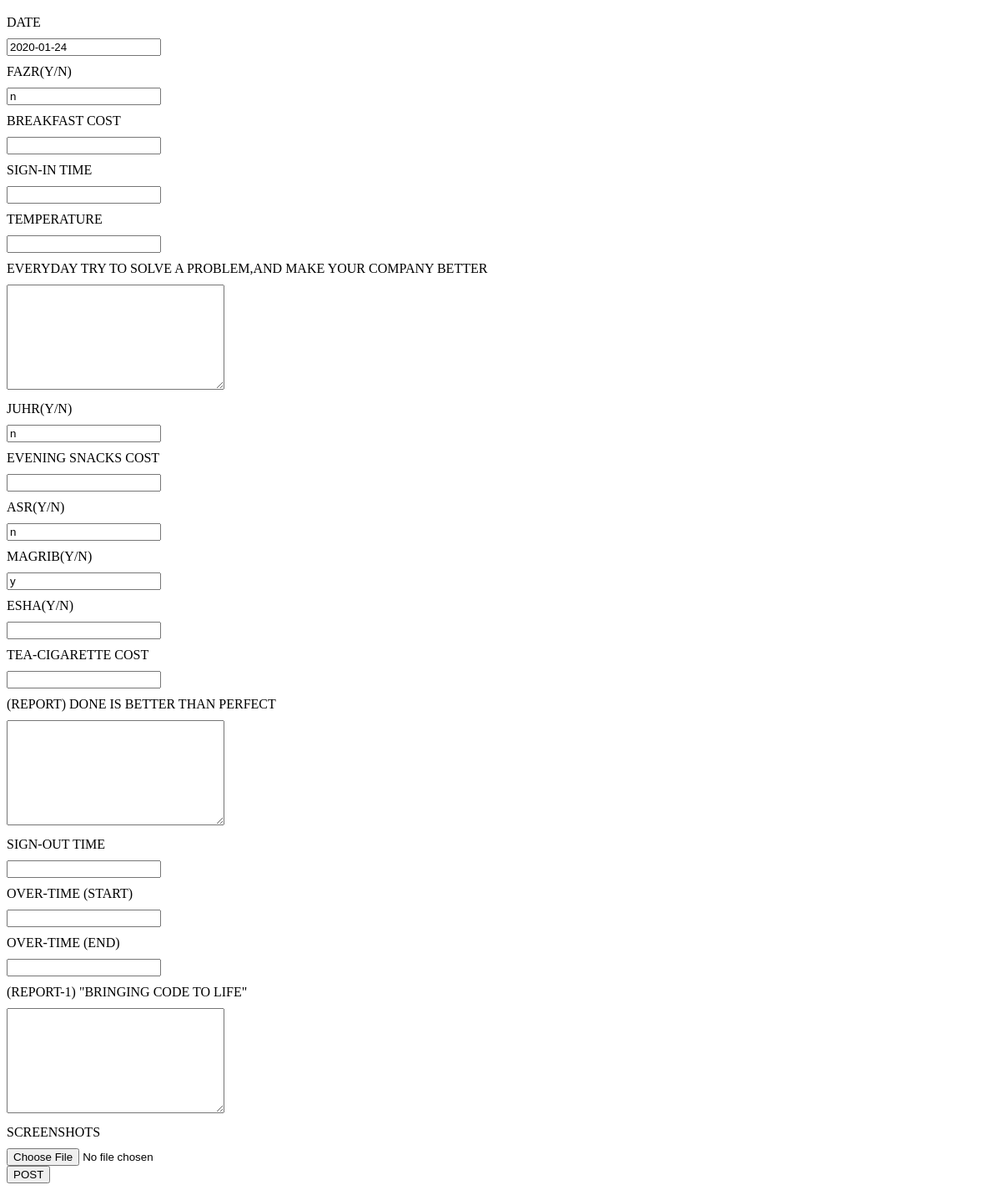
The app's page /edit-form.php?subject=71, older data.
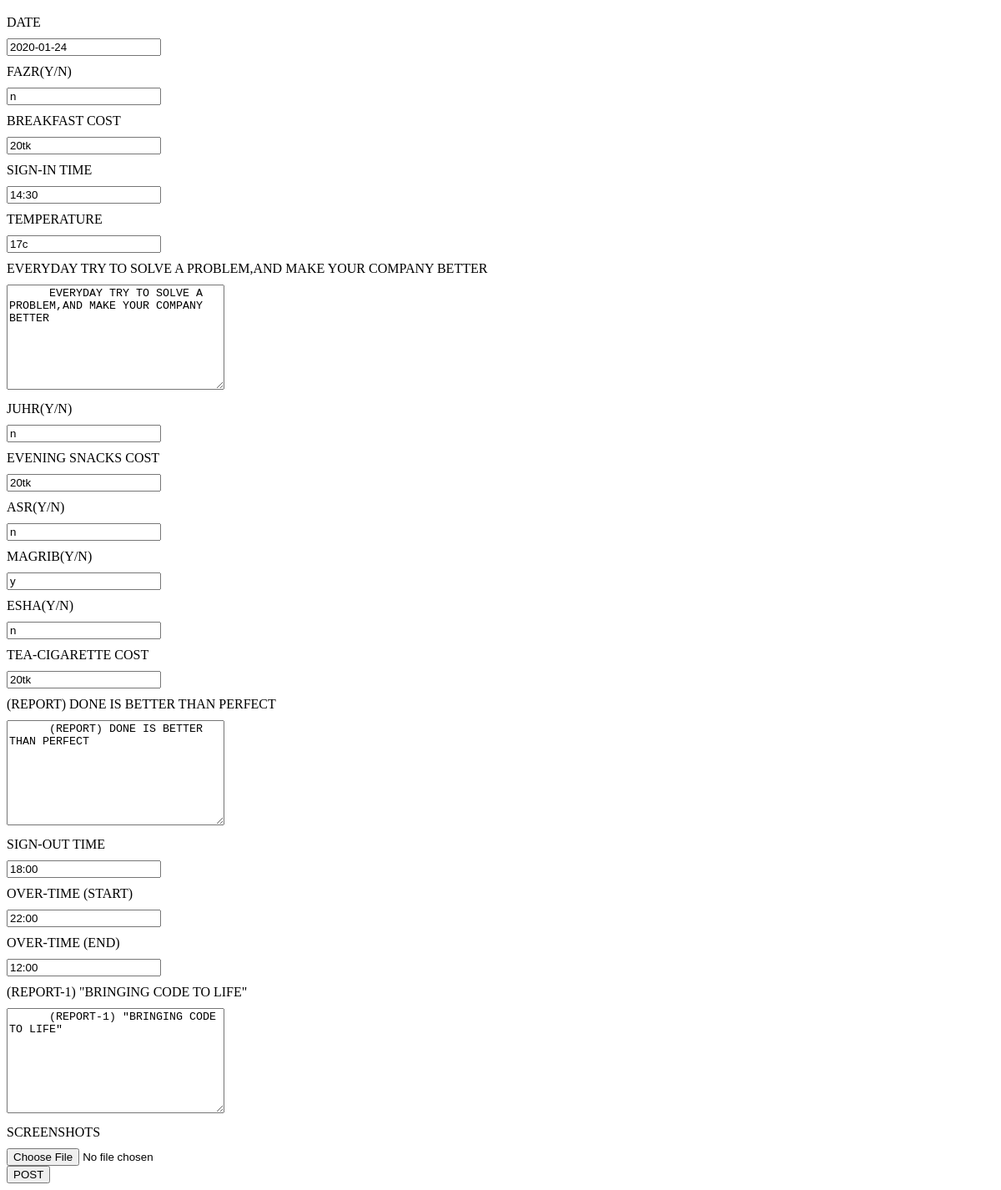
The same page, newer data.
### tables this page shows
CREATE TABLE `december` (
  `sl` int(100) NOT NULL,
  `dc_date` date NOT NULL,
  `fazr` varchar(100) NOT NULL,
  `breakfastcost` varchar(100) NOT NULL,
  `signintime` varchar(100) NOT NULL,
  `temperature` varchar(100) NOT NULL,
  `problem` varchar(300) NOT NULL,
  `juhr` varchar(100) NOT NULL,
  `snackscost` varchar(100) NOT NULL,
  `asr` varchar(100) NOT NULL,
  `magrib` varchar(100) NOT NULL,
  `esha` varchar(100) NOT NULL,
  `tea` varchar(100) NOT NULL,
  `report` varchar(500) NOT NULL,
  `signout` varchar(100) NOT NULL,
  `overstart` varchar(100) NOT NULL,
  `overend` varchar(100) NOT NULL,
  `report1` varchar(500) NOT NULL,
  `image` varchar(100) NOT NULL
);

### edit-form.php (the view, shortened to what this page needs)
<?php
$sl= $_GET['subject'];
$conn= mysqli_connect('localhost','root','','my-excel');
$sql = "SELECT * FROM december WHERE sl=$sl";
$data=mysqli_query($conn,$sql);
$tukra=mysqli_fetch_array($data);
?>
 <!DOCTYPE html>
 <html lang="en">
 <head>
   <link rel="stylesheet" href="css/form.css">
 </head>
 <body>
   <div class="form">
   <form action="update.php?res=<?php echo $sl; ?>" method="post" enctype="multipart/form-data">
     <label for="date">DATE</label>
     <input name="date" type="text" value="<?php echo $tukra['dc_date']; ?>">
     <label for="fazr">FAZR(Y/N)</label>
     <input name="fazr" type="text" value="<?php echo $tukra['fazr']; ?>">
     <label for="breakfast-cost">BREAKFAST COST</label>
     <input name="breakfast-cost" type="text" value="<?php echo $tukra['breakfastcost']?>"></input>
     <label for="signin-time">SIGN-IN TIME</label>
     <input name="signin-time" type="text" value="<?php echo $tukra['signintime']?>">
     <label for="temperature">TEMPERATURE</label>
     <input name="temperature" type="text" value="<?php echo $tukra['temperature']?>">
     <label for="everyday">EVERYDAY TRY TO SOLVE A PROBLEM,AND MAKE YOUR COMPANY BETTER </label>
     <textarea name="everyday" rows="8" cols="30" >
      <?php echo $tukra['problem']?>
     </textarea>
     <label for="juhr">JUHR(Y/N)</label>
     <input name="juhr" type="text" value="<?php echo $tukra['juhr']?>">
     <label for="evening">EVENING SNACKS COST</label>
     <input name="evening" type="text" value="<?php echo $tukra['snackscost']?>">
     <label for="asr">ASR(Y/N)</label>
     <input name="asr" type="text" value="<?php echo $tukra['asr']?>">
     <label for="magrib">MAGRIB(Y/N)</label>
     <input name="magrib" type="text" value="<?php echo $tukra['magrib']?>">
     <label for="esha">ESHA(Y/N)</label>
     <input name="esha" type="text" value="<?php echo $tukra['esha']?>">
     <label for="tea-cigarette">TEA-CIGARETTE COST</label>
     <input name="tea-cigarette" type="text" value="<?php echo $tukra['tea']?>">
     <label for="report">(REPORT) DONE IS BETTER THAN PERFECT</label>
     <textarea name="report" rows="8" cols="30">
      <?php echo $tukra['report']?>
     </textarea>
     <label for="sign-out">SIGN-OUT TIME</label>
     <input name="sign-out" type="text" value="<?php echo $tukra['signout']?>">
     <label for="over-time-start">OVER-TIME (START)</label>
     <input name="over-time-start" type="text" value="<?php echo $tukra['overstart']?>">
     <label for="over-time-end">OVER-TIME (END)</label>
     <input name="over-time-end" type="text" value="<?php echo $tukra['overend']?>">
     <label for="report-1">(REPORT-1) "BRINGING CODE TO LIFE" </label>
     <textarea name="report-1" rows="8" cols="30">
      <?php echo $tukra['report1']?>
     </textarea>
     <label for="ss">SCREENSHOTS</label>
     <input name="ss" type="file">
     <input name="submit"  type="submit" value="POST">
   </form>
   </div>
 </body>
 </html>

### css/form.css (style rules this page uses)
.form label { padding:10px 0px; display: block; }
form input[type="text"], form input[type="date"], form input[type="file"], form input[type="submit"] { display: block; }

Row changes from the older to the newer data that the page shows:
changed december: breakfast-cost (not shown) → "20tk"; signin-time (not shown) → "14:30"; temperature (not shown) → "17c"; everyday (not shown) → "EVERYDAY TRY TO SOLVE A PROBLEM,AND MAKE YOUR COMPANY BETTER"; evening (not shown) → "20tk"; esha (not shown) → "n"; tea-cigarette (not shown) → "20tk"; report (not shown) → "(REPORT) DONE IS BETTER THAN PERFECT"; sign-out (not shown) → "18:00"; over-time-start (not shown) → "22:00"; over-time-end (not shown) → "12:00"; report-1 (not shown) → "(REPORT-1) \"BRINGING CODE TO LIFE\""
